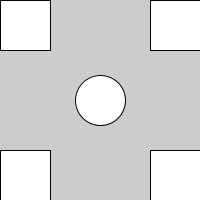
Frame 1 (no input)
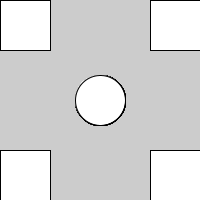
Frame 60 (the mouse pressed at the canvas centre just before this capture)
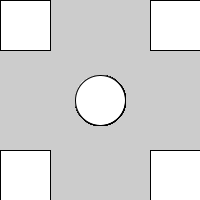
Frame 120 (the mouse held since frame 60 and released just before this capture)

The Processing sketch that drew these frames (run headless with seeded random() and noise(); from frame 60 on, the mouse is pressed at the canvas centre):

// Processing sketch: usando_variables_posicionar_formas
// ── usando_variables_posicionar_formas.pde
float tamano;

void setup(){
  size(200,200);
  tamano=width/4;
}
void draw(){
  ellipse(width/2, height/2, tamano,tamano);
  rect(0,0,tamano,tamano);
  rect(0,height-tamano,tamano,tamano);
  rect(width-tamano,0,tamano,tamano);
  rect(width-tamano, height-tamano,tamano,tamano);
  
}
